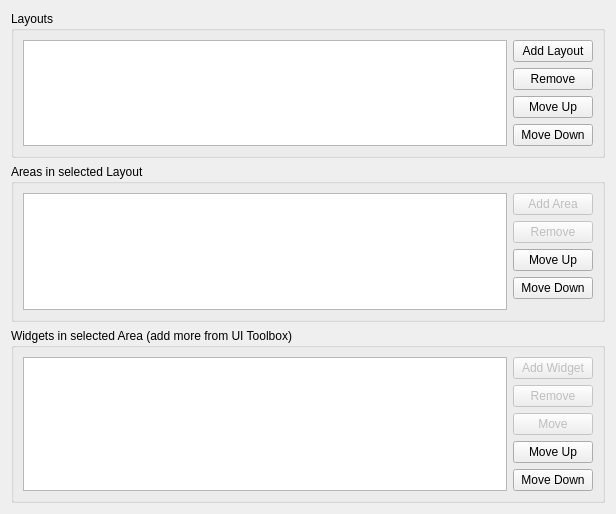
<?xml version="1.0" encoding="UTF-8"?>
<ui version="4.0">
 <class>LayoutEditor</class>
 <widget class="QWidget" name="LayoutEditor">
  <property name="geometry">
   <rect>
    <x>0</x>
    <y>0</y>
    <width>616</width>
    <height>514</height>
   </rect>
  </property>
  <property name="windowTitle">
   <string>Form</string>
  </property>
  <layout class="QHBoxLayout" name="horizontalLayout" stretch="0,1">
   <item>
    <layout class="QVBoxLayout" name="verticalLayout" stretch="1,0,0">
     <item>
      <widget class="QGroupBox" name="layoutsGroupBox">
       <property name="title">
        <string>Layouts</string>
       </property>
       <layout class="QHBoxLayout" name="horizontalLayout_4">
        <item>
         <widget class="QTableView" name="layoutsView"/>
        </item>
        <item>
         <layout class="QVBoxLayout" name="layoutsButtonsLayout">
          <item>
           <widget class="QPushButton" name="addLayoutButton">
            <property name="text">
             <string>Add Layout</string>
            </property>
           </widget>
          </item>
          <item>
           <widget class="QPushButton" name="removeLayoutButton">
            <property name="enabled">
             <bool>true</bool>
            </property>
            <property name="text">
             <string>Remove</string>
            </property>
           </widget>
          </item>
          <item>
           <widget class="QPushButton" name="moveUpButton">
            <property name="text">
             <string>Move Up</string>
            </property>
           </widget>
          </item>
          <item>
           <widget class="QPushButton" name="moveDownButton">
            <property name="text">
             <string>Move Down</string>
            </property>
           </widget>
          </item>
          <item>
           <spacer name="verticalSpacer_2">
            <property name="orientation">
             <enum>Qt::Vertical</enum>
            </property>
            <property name="sizeHint" stdset="0">
             <size>
              <width>20</width>
              <height>40</height>
             </size>
            </property>
           </spacer>
          </item>
         </layout>
        </item>
       </layout>
      </widget>
     </item>
     <item>
      <widget class="QGroupBox" name="areasGroupBox">
       <property name="title">
        <string>Areas in selected Layout</string>
       </property>
       <layout class="QHBoxLayout" name="horizontalLayout_5">
        <item>
         <widget class="QListView" name="areasView"/>
        </item>
        <item>
         <layout class="QVBoxLayout" name="areasButtonLayout">
          <item>
           <widget class="QPushButton" name="addAreaButton">
            <property name="enabled">
             <bool>false</bool>
            </property>
            <property name="text">
             <string>Add Area</string>
            </property>
           </widget>
          </item>
          <item>
           <widget class="QPushButton" name="removeAreaButton">
            <property name="enabled">
             <bool>false</bool>
            </property>
            <property name="text">
             <string>Remove</string>
            </property>
           </widget>
          </item>
          <item>
           <widget class="QPushButton" name="moveAreaUpButton">
            <property name="text">
             <string>Move Up</string>
            </property>
           </widget>
          </item>
          <item>
           <widget class="QPushButton" name="moveAreaDownButton">
            <property name="text">
             <string>Move Down</string>
            </property>
           </widget>
          </item>
          <item>
           <spacer name="verticalSpacer">
            <property name="orientation">
             <enum>Qt::Vertical</enum>
            </property>
            <property name="sizeHint" stdset="0">
             <size>
              <width>20</width>
              <height>40</height>
             </size>
            </property>
           </spacer>
          </item>
         </layout>
        </item>
       </layout>
      </widget>
     </item>
     <item>
      <widget class="QGroupBox" name="widgetsGroupBox">
       <property name="title">
        <string>Widgets in selected Area (add more from UI Toolbox)</string>
       </property>
       <layout class="QHBoxLayout" name="horizontalLayout_3">
        <item>
         <widget class="QListView" name="widgetsView"/>
        </item>
        <item>
         <layout class="QVBoxLayout" name="widgetsButtonLayout">
          <item>
           <widget class="QPushButton" name="addWidgetButton">
            <property name="enabled">
             <bool>false</bool>
            </property>
            <property name="text">
             <string>Add Widget</string>
            </property>
           </widget>
          </item>
          <item>
           <widget class="QPushButton" name="removeWidgetButton">
            <property name="enabled">
             <bool>false</bool>
            </property>
            <property name="text">
             <string>Remove</string>
            </property>
           </widget>
          </item>
          <item>
           <widget class="QPushButton" name="moveWidgetButton">
            <property name="enabled">
             <bool>false</bool>
            </property>
            <property name="text">
             <string>Move</string>
            </property>
           </widget>
          </item>
          <item>
           <widget class="QPushButton" name="moveWidgetUpButton">
            <property name="text">
             <string>Move Up</string>
            </property>
           </widget>
          </item>
          <item>
           <widget class="QPushButton" name="moveWidgetDownButton">
            <property name="text">
             <string>Move Down</string>
            </property>
           </widget>
          </item>
          <item>
           <spacer name="verticalSpacer_3">
            <property name="orientation">
             <enum>Qt::Vertical</enum>
            </property>
            <property name="sizeHint" stdset="0">
             <size>
              <width>20</width>
              <height>40</height>
             </size>
            </property>
           </spacer>
          </item>
         </layout>
        </item>
       </layout>
      </widget>
     </item>
    </layout>
   </item>
   <item>
    <layout class="QGridLayout" name="previewLayout"/>
   </item>
  </layout>
 </widget>
 <resources/>
 <connections/>
</ui>
